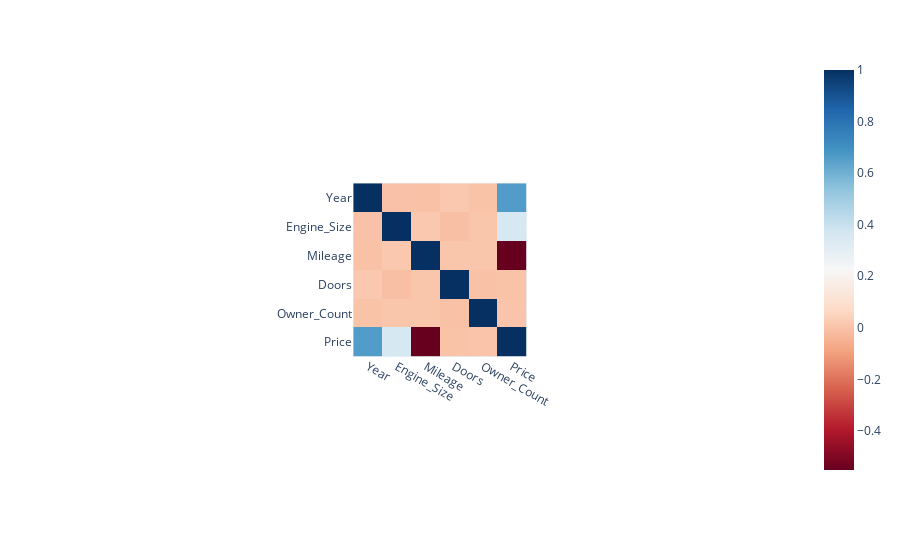

The code cell stored with this chart in its notebook:
### Code cell
plt.savefig("heatmap.png"

### Figure 1 — Plotly figure (JSON) as saved in the notebook; plotly's stock layout.template omitted (floating-point values rounded to 4 significant figures)
{"data": [{"coloraxis": "coloraxis", "hovertemplate": "x: %{x}<br>y: %{y}<br>color: %{z}<extra></extra>", "name": "0", "type": "heatmap", "x": ["Year", "Engine_Size", "Mileage", "Doors", "Owner_Count", "Price"], "xaxis": "x", "y": ["Year", "Engine_Size", "Mileage", "Doors", "Owner_Count", "Price"], "yaxis": "y", "z": [[1, -0.001306, -0.002476, 0.01487, 0.0001161, 0.663], [-0.001306, 1, 0.01514, -0.009844, 0.007122, 0.3574], [-0.002476, 0.01514, 1, 0.007879, 0.006287, -0.5512], [0.01487, -0.009844, 0.007879, 1, -0.005431, 0.0005115], [0.0001161, 0.007122, 0.006287, -0.005431, 1, 0.002656], [0.663, 0.3574, -0.5512, 0.0005115, 0.002656, 1]]}], "layout": {"autosize": true, "coloraxis": {"colorscale": [[0, "rgb(103,0,31)"], [0.1, "rgb(178,24,43)"], [0.2, "rgb(214,96,77)"], [0.3, "rgb(244,165,130)"], [0.4, "rgb(253,219,199)"], [0.5, "rgb(247,247,247)"], [0.6, "rgb(209,229,240)"], [0.7, "rgb(146,197,222)"], [0.8, "rgb(67,147,195)"], [0.9, "rgb(33,102,172)"], [1, "rgb(5,48,97)"]]}, "margin": {"t": 60}, "xaxis": {"anchor": "y", "autorange": true, "constrain": "domain", "domain": [0.3795, 0.6205], "range": [-0.5, 5.5], "scaleanchor": "y", "type": "category"}, "yaxis": {"anchor": "x", "autorange": true, "constrain": "domain", "domain": [0, 1], "range": [5.5, -0.5], "type": "category"}}}
